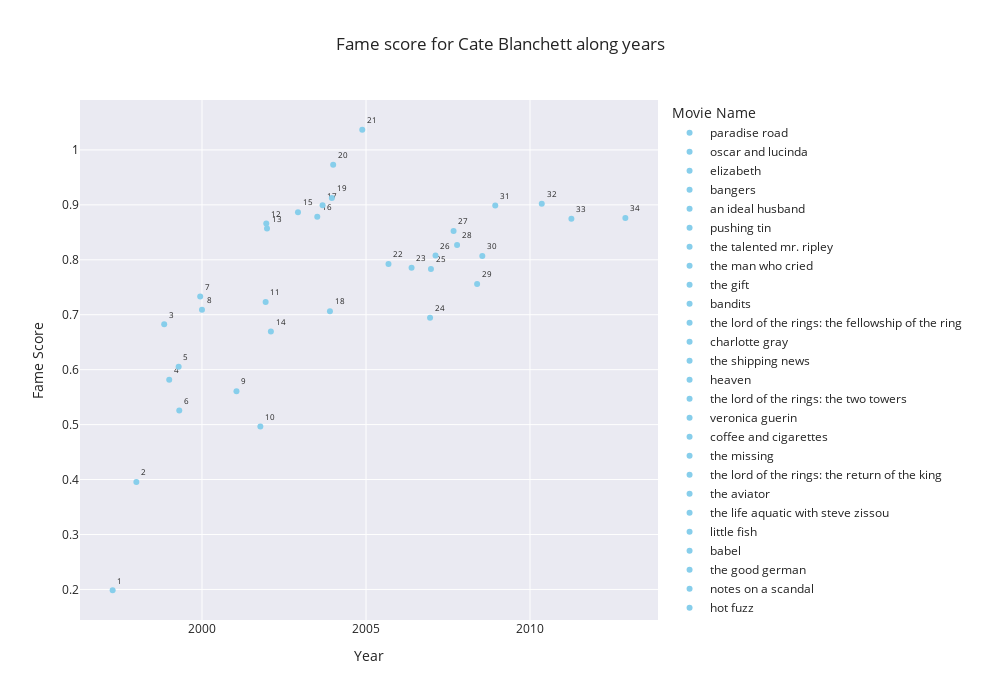

This figure's notebook cell:
### Code cell
plot_filmography('Cate Blanchett')

### Figure 1 — Plotly figure (JSON) as saved in the notebook; plotly's stock layout.template omitted (floating-point values rounded to 4 significant figures)
{"data": [{"hovertemplate": "movie_name=paradise road<br>Year=%{x}<br>Fame Score=%{y}<br>text=%{text}<extra></extra>", "legendgroup": "paradise road", "marker": {"color": "skyblue", "symbol": "circle"}, "mode": "markers+text", "name": "paradise road", "orientation": "v", "showlegend": true, "text": [1], "textfont": {"size": 8}, "textposition": "top right", "type": "scatter", "x": ["1997-04-11T00:00:00"], "xaxis": "x", "y": [0.1985], "yaxis": "y"}, {"hovertemplate": "movie_name=oscar and lucinda<br>Year=%{x}<br>Fame Score=%{y}<br>text=%{text}<extra></extra>", "legendgroup": "oscar and lucinda", "marker": {"color": "skyblue", "symbol": "circle"}, "mode": "markers+text", "name": "oscar and lucinda", "orientation": "v", "showlegend": true, "text": [2], "textfont": {"size": 8}, "textposition": "top right", "type": "scatter", "x": ["1997-12-31T00:00:00"], "xaxis": "x", "y": [0.3957], "yaxis": "y"}, {"hovertemplate": "movie_name=elizabeth<br>Year=%{x}<br>Fame Score=%{y}<br>text=%{text}<extra></extra>", "legendgroup": "elizabeth", "marker": {"color": "skyblue", "symbol": "circle"}, "mode": "markers+text", "name": "elizabeth", "orientation": "v", "showlegend": true, "text": [3], "textfont": {"size": 8}, "textposition": "top right", "type": "scatter", "x": ["1998-11-06T00:00:00"], "xaxis": "x", "y": [0.6825], "yaxis": "y"}, {"hovertemplate": "movie_name=bangers<br>Year=%{x}<br>Fame Score=%{y}<br>text=%{text}<extra></extra>", "legendgroup": "bangers", "marker": {"color": "skyblue", "symbol": "circle"}, "mode": "markers+text", "name": "bangers", "orientation": "v", "showlegend": true, "text": [4], "textfont": {"size": 8}, "textposition": "top right", "type": "scatter", "x": ["1999-01-01T00:00:00"], "xaxis": "x", "y": [0.5817], "yaxis": "y"}, {"hovertemplate": "movie_name=an ideal husband<br>Year=%{x}<br>Fame Score=%{y}<br>text=%{text}<extra></extra>", "legendgroup": "an ideal husband", "marker": {"color": "skyblue", "symbol": "circle"}, "mode": "markers+text", "name": "an ideal husband", "orientation": "v", "showlegend": true, "text": [5], "textfont": {"size": 8}, "textposition": "top right", "type": "scatter", "x": ["1999-04-16T00:00:00"], "xaxis": "x", "y": [0.6054], "yaxis": "y"}, {"hovertemplate": "movie_name=pushing tin<br>Year=%{x}<br>Fame Score=%{y}<br>text=%{text}<extra></extra>", "legendgroup": "pushing tin", "marker": {"color": "skyblue", "symbol": "circle"}, "mode": "markers+text", "name": "pushing tin", "orientation": "v", "showlegend": true, "text": [6], "textfont": {"size": 8}, "textposition": "top right", "type": "scatter", "x": ["1999-04-23T00:00:00"], "xaxis": "x", "y": [0.5256], "yaxis": "y"}, {"hovertemplate": "movie_name=the talented mr. ripley<br>Year=%{x}<br>Fame Score=%{y}<br>text=%{text}<extra></extra>", "legendgroup": "the talented mr. ripley", "marker": {"color": "skyblue", "symbol": "circle"}, "mode": "markers+text", "name": "the talented mr. ripley", "orientation": "v", "showlegend": true, "text": [7], "textfont": {"size": 8}, "textposition": "top right", "type": "scatter", "x": ["1999-12-12T00:00:00"], "xaxis": "x", "y": [0.733], "yaxis": "y"}, {"hovertemplate": "movie_name=the man who cried<br>Year=%{x}<br>Fame Score=%{y}<br>text=%{text}<extra></extra>", "legendgroup": "the man who cried", "marker": {"color": "skyblue", "symbol": "circle"}, "mode": "markers+text", "name": "the man who cried", "orientation": "v", "showlegend": true, "text": [8], "textfont": {"size": 8}, "textposition": "top right", "type": "scatter", "x": ["2000-01-01T00:00:00"], "xaxis": "x", "y": [0.7093], "yaxis": "y"}, {"hovertemplate": "movie_name=the gift<br>Year=%{x}<br>Fame Score=%{y}<br>text=%{text}<extra></extra>", "legendgroup": "the gift", "marker": {"color": "skyblue", "symbol": "circle"}, "mode": "markers+text", "name": "the gift", "orientation": "v", "showlegend": true, "text": [9], "textfont": {"size": 8}, "textposition": "top right", "type": "scatter", "x": ["2001-01-19T00:00:00"], "xaxis": "x", "y": [0.561], "yaxis": "y"}, {"hovertemplate": "movie_name=bandits<br>Year=%{x}<br>Fame Score=%{y}<br>text=%{text}<extra></extra>", "legendgroup": "bandits", "marker": {"color": "skyblue", "symbol": "circle"}, "mode": "markers+text", "name": "bandits", "orientation": "v", "showlegend": true, "text": [10], "textfont": {"size": 8}, "textposition": "top right", "type": "scatter", "x": ["2001-10-12T00:00:00"], "xaxis": "x", "y": [0.4968], "yaxis": "y"}, {"hovertemplate": "movie_name=the lord of the rings: the fellowship of the ring<br>Year=%{x}<br>Fame Score=%{y}<br>text=%{text}<extra></extra>", "legendgroup": "the lord of the rings: the fellowship of the ring", "marker": {"color": "skyblue", "symbol": "circle"}, "mode": "markers+text", "name": "the lord of the rings: the fellowship of the ring", "orientation": "v", "showlegend": true, "text": [11], "textfont": {"size": 8}, "textposition": "top right", "type": "scatter", "x": ["2001-12-10T00:00:00"], "xaxis": "x", "y": [0.7232], "yaxis": "y"}, {"hovertemplate": "movie_name=charlotte gray<br>Year=%{x}<br>Fame Score=%{y}<br>text=%{text}<extra></extra>", "legendgroup": "charlotte gray", "marker": {"color": "skyblue", "symbol": "circle"}, "mode": "markers+text", "name": "charlotte gray", "orientation": "v", "showlegend": true, "text": [12], "textfont": {"size": 8}, "textposition": "top right", "type": "scatter", "x": ["2001-12-17T00:00:00"], "xaxis": "x", "y": [0.866], "yaxis": "y"}, {"hovertemplate": "movie_name=the shipping news<br>Year=%{x}<br>Fame Score=%{y}<br>text=%{text}<extra></extra>", "legendgroup": "the shipping news", "marker": {"color": "skyblue", "symbol": "circle"}, "mode": "markers+text", "name": "the shipping news", "orientation": "v", "showlegend": true, "text": [13], "textfont": {"size": 8}, "textposition": "top right", "type": "scatter", "x": ["2001-12-25T00:00:00"], "xaxis": "x", "y": [0.8571], "yaxis": "y"}, {"hovertemplate": "movie_name=heaven<br>Year=%{x}<br>Fame Score=%{y}<br>text=%{text}<extra></extra>", "legendgroup": "heaven", "marker": {"color": "skyblue", "symbol": "circle"}, "mode": "markers+text", "name": "heaven", "orientation": "v", "showlegend": true, "text": [14], "textfont": {"size": 8}, "textposition": "top right", "type": "scatter", "x": ["2002-02-06T00:00:00"], "xaxis": "x", "y": [0.6694], "yaxis": "y"}, {"hovertemplate": "movie_name=the lord of the rings: the two towers<br>Year=%{x}<br>Fame Score=%{y}<br>text=%{text}<extra></extra>", "legendgroup": "the lord of the rings: the two towers", "marker": {"color": "skyblue", "symbol": "circle"}, "mode": "markers+text", "name": "the lord of the rings: the two towers", "orientation": "v", "showlegend": true, "text": [15], "textfont": {"size": 8}, "textposition": "top right", "type": "scatter", "x": ["2002-12-05T00:00:00"], "xaxis": "x", "y": [0.8867], "yaxis": "y"}, {"hovertemplate": "movie_name=veronica guerin<br>Year=%{x}<br>Fame Score=%{y}<br>text=%{text}<extra></extra>", "legendgroup": "veronica guerin", "marker": {"color": "skyblue", "symbol": "circle"}, "mode": "markers+text", "name": "veronica guerin", "orientation": "v", "showlegend": true, "text": [16], "textfont": {"size": 8}, "textposition": "top right", "type": "scatter", "x": ["2003-07-08T00:00:00"], "xaxis": "x", "y": [0.8786], "yaxis": "y"}, {"hovertemplate": "movie_name=coffee and cigarettes<br>Year=%{x}<br>Fame Score=%{y}<br>text=%{text}<extra></extra>", "legendgroup": "coffee and cigarettes", "marker": {"color": "skyblue", "symbol": "circle"}, "mode": "markers+text", "name": "coffee and cigarettes", "orientation": "v", "showlegend": true, "text": [17], "textfont": {"size": 8}, "textposition": "top right", "type": "scatter", "x": ["2003-09-05T00:00:00"], "xaxis": "x", "y": [0.8992], "yaxis": "y"}, {"hovertemplate": "movie_name=the missing<br>Year=%{x}<br>Fame Score=%{y}<br>text=%{text}<extra></extra>", "legendgroup": "the missing", "marker": {"color": "skyblue", "symbol": "circle"}, "mode": "markers+text", "name": "the missing", "orientation": "v", "showlegend": true, "text": [18], "textfont": {"size": 8}, "textposition": "top right", "type": "scatter", "x": ["2003-11-26T00:00:00"], "xaxis": "x", "y": [0.7065], "yaxis": "y"}, {"hovertemplate": "movie_name=the lord of the rings: the return of the king<br>Year=%{x}<br>Fame Score=%{y}<br>text=%{text}<extra></extra>", "legendgroup": "the lord of the rings: the return of the king", "marker": {"color": "skyblue", "symbol": "circle"}, "mode": "markers+text", "name": "the lord of the rings: the return of the king", "orientation": "v", "showlegend": true, "text": [19], "textfont": {"size": 8}, "textposition": "top right", "type": "scatter", "x": ["2003-12-17T00:00:00"], "xaxis": "x", "y": [0.9125], "yaxis": "y"}, {"hovertemplate": "movie_name=the aviator<br>Year=%{x}<br>Fame Score=%{y}<br>text=%{text}<extra></extra>", "legendgroup": "the aviator", "marker": {"color": "skyblue", "symbol": "circle"}, "mode": "markers+text", "name": "the aviator", "orientation": "v", "showlegend": true, "text": [20], "textfont": {"size": 8}, "textposition": "top right", "type": "scatter", "x": ["2004-01-01T00:00:00"], "xaxis": "x", "y": [0.9728], "yaxis": "y"}, {"hovertemplate": "movie_name=the life aquatic with steve zissou<br>Year=%{x}<br>Fame Score=%{y}<br>text=%{text}<extra></extra>", "legendgroup": "the life aquatic with steve zissou", "marker": {"color": "skyblue", "symbol": "circle"}, "mode": "markers+text", "name": "the life aquatic with steve zissou", "orientation": "v", "showlegend": true, "text": [21], "textfont": {"size": 8}, "textposition": "top right", "type": "scatter", "x": ["2004-11-20T00:00:00"], "xaxis": "x", "y": [1.037], "yaxis": "y"}, {"hovertemplate": "movie_name=little fish<br>Year=%{x}<br>Fame Score=%{y}<br>text=%{text}<extra></extra>", "legendgroup": "little fish", "marker": {"color": "skyblue", "symbol": "circle"}, "mode": "markers+text", "name": "little fish", "orientation": "v", "showlegend": true, "text": [22], "textfont": {"size": 8}, "textposition": "top right", "type": "scatter", "x": ["2005-09-08T00:00:00"], "xaxis": "x", "y": [0.7922], "yaxis": "y"}, {"hovertemplate": "movie_name=babel<br>Year=%{x}<br>Fame Score=%{y}<br>text=%{text}<extra></extra>", "legendgroup": "babel", "marker": {"color": "skyblue", "symbol": "circle"}, "mode": "markers+text", "name": "babel", "orientation": "v", "showlegend": true, "text": [23], "textfont": {"size": 8}, "textposition": "top right", "type": "scatter", "x": ["2006-05-23T00:00:00"], "xaxis": "x", "y": [0.7855], "yaxis": "y"}, {"hovertemplate": "movie_name=the good german<br>Year=%{x}<br>Fame Score=%{y}<br>text=%{text}<extra></extra>", "legendgroup": "the good german", "marker": {"color": "skyblue", "symbol": "circle"}, "mode": "markers+text", "name": "the good german", "orientation": "v", "showlegend": true, "text": [24], "textfont": {"size": 8}, "textposition": "top right", "type": "scatter", "x": ["2006-12-15T00:00:00"], "xaxis": "x", "y": [0.6947], "yaxis": "y"}, {"hovertemplate": "movie_name=notes on a scandal<br>Year=%{x}<br>Fame Score=%{y}<br>text=%{text}<extra></extra>", "legendgroup": "notes on a scandal", "marker": {"color": "skyblue", "symbol": "circle"}, "mode": "markers+text", "name": "notes on a scandal", "orientation": "v", "showlegend": true, "text": [25], "textfont": {"size": 8}, "textposition": "top right", "type": "scatter", "x": ["2006-12-25T00:00:00"], "xaxis": "x", "y": [0.7833], "yaxis": "y"}, {"hovertemplate": "movie_name=hot fuzz<br>Year=%{x}<br>Fame Score=%{y}<br>text=%{text}<extra></extra>", "legendgroup": "hot fuzz", "marker": {"color": "skyblue", "symbol": "circle"}, "mode": "markers+text", "name": "hot fuzz", "orientation": "v", "showlegend": true, "text": [26], "textfont": {"size": 8}, "textposition": "top right", "type": "scatter", "x": ["2007-02-14T00:00:00"], "xaxis": "x", "y": [0.8078], "yaxis": "y"}, {"hovertemplate": "movie_name=i'm not there<br>Year=%{x}<br>Fame Score=%{y}<br>text=%{text}<extra></extra>", "legendgroup": "i'm not there", "marker": {"color": "skyblue", "symbol": "circle"}, "mode": "markers+text", "name": "i'm not there", "orientation": "v", "showlegend": true, "text": [27], "textfont": {"size": 8}, "textposition": "top right", "type": "scatter", "x": ["2007-09-03T00:00:00"], "xaxis": "x", "y": [0.8525], "yaxis": "y"}, {"hovertemplate": "movie_name=elizabeth: the golden age<br>Year=%{x}<br>Fame Score=%{y}<br>text=%{text}<extra></extra>", "legendgroup": "elizabeth: the golden age", "marker": {"color": "skyblue", "symbol": "circle"}, "mode": "markers+text", "name": "elizabeth: the golden age", "orientation": "v", "showlegend": true, "text": [28], "textfont": {"size": 8}, "textposition": "top right", "type": "scatter", "x": ["2007-10-12T00:00:00"], "xaxis": "x", "y": [0.827], "yaxis": "y"}, {"hovertemplate": "movie_name=indiana jones and the kingdom of the crystal skull<br>Year=%{x}<br>Fame Score=%{y}<br>text=%{text}<extra></extra>", "legendgroup": "indiana jones and the kingdom of the crystal skull", "marker": {"color": "skyblue", "symbol": "circle"}, "mode": "markers+text", "name": "indiana jones and the kingdom of the crystal skull", "orientation": "v", "showlegend": true, "text": [29], "textfont": {"size": 8}, "textposition": "top right", "type": "scatter", "x": ["2008-05-22T00:00:00"], "xaxis": "x", "y": [0.7557], "yaxis": "y"}, {"hovertemplate": "movie_name=ponyo<br>Year=%{x}<br>Fame Score=%{y}<br>text=%{text}<extra></extra>", "legendgroup": "ponyo", "marker": {"color": "skyblue", "symbol": "circle"}, "mode": "markers+text", "name": "ponyo", "orientation": "v", "showlegend": true, "text": [30], "textfont": {"size": 8}, "textposition": "top right", "type": "scatter", "x": ["2008-07-19T00:00:00"], "xaxis": "x", "y": [0.807], "yaxis": "y"}, {"hovertemplate": "movie_name=the curious case of benjamin button<br>Year=%{x}<br>Fame Score=%{y}<br>text=%{text}<extra></extra>", "legendgroup": "the curious case of benjamin button", "marker": {"color": "skyblue", "symbol": "circle"}, "mode": "markers+text", "name": "the curious case of benjamin button", "orientation": "v", "showlegend": true, "text": [31], "textfont": {"size": 8}, "textposition": "top right", "type": "scatter", "x": ["2008-12-10T00:00:00"], "xaxis": "x", "y": [0.8987], "yaxis": "y"}, {"hovertemplate": "movie_name=robin hood<br>Year=%{x}<br>Fame Score=%{y}<br>text=%{text}<extra></extra>", "legendgroup": "robin hood", "marker": {"color": "skyblue", "symbol": "circle"}, "mode": "markers+text", "name": "robin hood", "orientation": "v", "showlegend": true, "text": [32], "textfont": {"size": 8}, "textposition": "top right", "type": "scatter", "x": ["2010-05-12T00:00:00"], "xaxis": "x", "y": [0.9022], "yaxis": "y"}, {"hovertemplate": "movie_name=hanna<br>Year=%{x}<br>Fame Score=%{y}<br>text=%{text}<extra></extra>", "legendgroup": "hanna", "marker": {"color": "skyblue", "symbol": "circle"}, "mode": "markers+text", "name": "hanna", "orientation": "v", "showlegend": true, "text": [33], "textfont": {"size": 8}, "textposition": "top right", "type": "scatter", "x": ["2011-04-07T00:00:00"], "xaxis": "x", "y": [0.8745], "yaxis": "y"}, {"hovertemplate": "movie_name=the hobbit: an unexpected journey<br>Year=%{x}<br>Fame Score=%{y}<br>text=%{text}<extra></extra>", "legendgroup": "the hobbit: an unexpected journey", "marker": {"color": "skyblue", "symbol": "circle"}, "mode": "markers+text", "name": "the hobbit: an unexpected journey", "orientation": "v", "showlegend": true, "text": [34], "textfont": {"size": 8}, "textposition": "top right", "type": "scatter", "x": ["2012-11-28T00:00:00"], "xaxis": "x", "y": [0.8759], "yaxis": "y"}], "layout": {"height": 700, "legend": {"title": {"text": "Movie Name"}, "tracegroupgap": 0}, "title": {"text": "Fame score for Cate Blanchett along years"}, "width": 1000, "xaxis": {"anchor": "y", "domain": [0, 1], "title": {"text": "Year"}}, "yaxis": {"anchor": "x", "domain": [0, 1], "title": {"text": "Fame Score"}}}}
